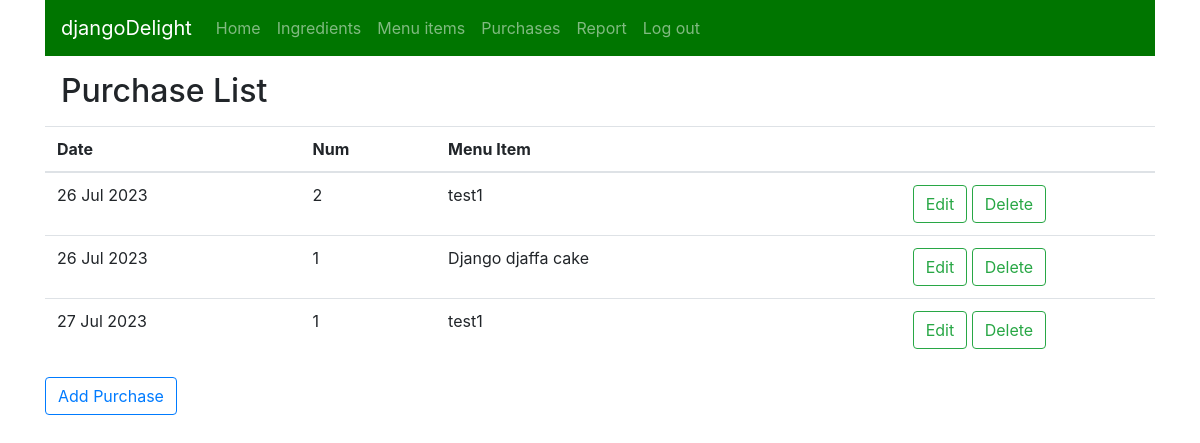
Page /purchase/list (signed in) on the committed database.
### djangoDelight/models.py (models this page shows, shortened)
class Purchase(models.Model):
    amount = models.IntegerField(default=1)
    menuitem = models.ForeignKey(MenuItem, on_delete=models.PROTECT)
    date = models.DateField(auto_now_add=True)

class MenuItem(models.Model):
    name = models.CharField(max_length=100)
    price = models.DecimalField(max_digits=5, decimal_places=2)
    cost = models.DecimalField(max_digits=5, decimal_places=2, default=0.00)
    def __str__(self):
        return self.name

### djangoDelight/views.py (the view)
# urls.py: path('purchase/list', views.PurchaseList.as_view(), name="purchaselist"),
class PurchaseList(LoginRequiredMixin, ListView):
    model = Purchase

### djangoDelight/templates/djangoDelight/purchase_list.html
{% extends './base.html' %}
{% block content %}
<h2 class="m-3">Purchase List</h2>
<table class="table" id="purchases">
    <thead>
        <tr>
            <th>Date</th>
            <th>Num</th>
            <th>Menu Item</th>
            <th></th>
        </tr>
    </thead>
    <tbody>
  {% for i in purchase_list %}
  <tr>
      <td>{{ i.date }}</td>
      <td>{{ i.amount }}</td>
      <td>{{ i.menuitem }}</td>
      <td class="text-center">
          <a href="{% url 'purchaseupdate' i.id %}">
              <button type="button" class="btn btn-outline-success">Edit</button>
          </a>
          <a href="{% url 'purchasedelete' i.id %}">
              <button type="button" class="btn btn-outline-success">Delete</button>
          </a>
      </td>
  </tr>
  {% endfor %}
    </tbody>
</table>
<a href="{% url 'purchasecreate' %}">
    <button class="btn btn-outline-primary">Add Purchase</button>
</a>
{% endblock %}

### rows in the picture
Purchase: date "26 Jul 2023", amount "2", menuitem "test1"
Purchase: date "26 Jul 2023", amount "1", menuitem "Django djaffa cake"
Purchase: date "27 Jul 2023", amount "1", menuitem "test1"
